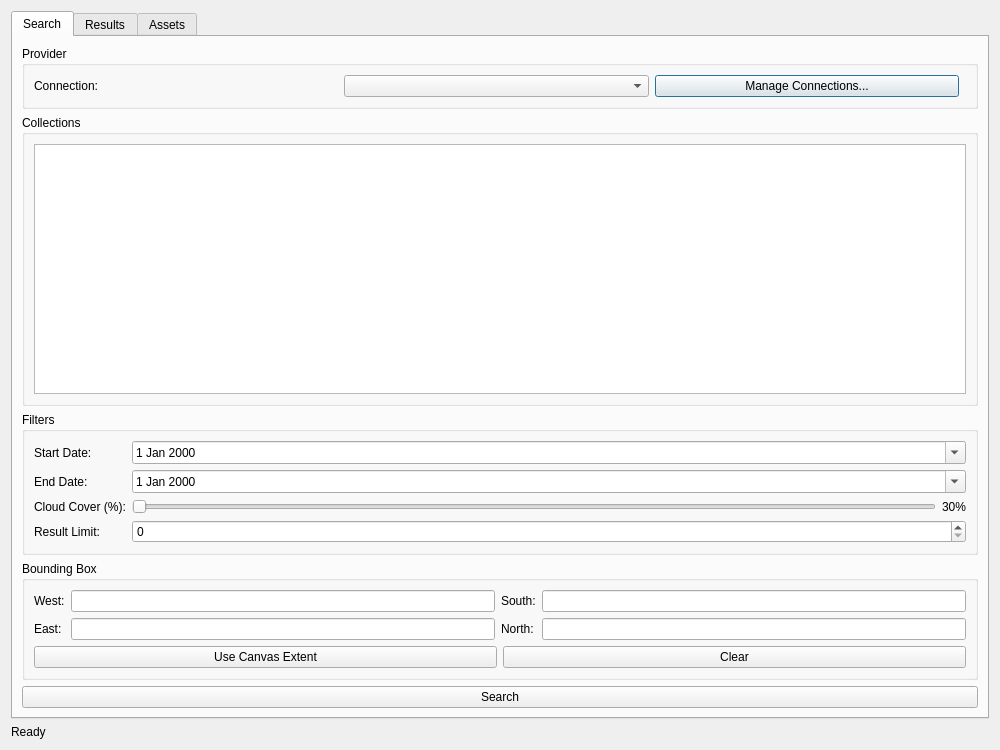
<?xml version="1.0" encoding="UTF-8"?>
<ui version="4.0">
 <class>GeodataBrowserDialogBase</class>
 <widget class="QDialog" name="GeodataBrowserDialogBase">
  <property name="geometry">
   <rect>
    <x>0</x>
    <y>0</y>
    <width>1000</width>
    <height>750</height>
   </rect>
  </property>
  <property name="windowTitle">
   <string>Open Geodata Browser</string>
  </property>
  <layout class="QVBoxLayout" name="verticalLayout">
   <item>
    <widget class="QTabWidget" name="tabWidget">
     <property name="currentIndex">
      <number>0</number>
     </property>
     <widget class="QWidget" name="searchTab">
      <attribute name="title">
       <string>Search</string>
      </attribute>
      <layout class="QVBoxLayout" name="verticalLayout_2">
       <item>
        <widget class="QGroupBox" name="providerGroup">
         <property name="title">
          <string>Provider</string>
         </property>
         <layout class="QHBoxLayout" name="horizontalLayout">
          <item>
           <widget class="QLabel" name="label">
            <property name="text">
             <string>Connection:</string>
            </property>
           </widget>
          </item>
          <item>
           <widget class="QComboBox" name="providerCombo"/>
          </item>
          <item>
           <widget class="QPushButton" name="manageConnectionsButton">
            <property name="text">
             <string>Manage Connections...</string>
            </property>
           </widget>
          </item>
          <item>
           <spacer name="horizontalSpacer">
            <property name="orientation">
             <enum>Qt::Horizontal</enum>
            </property>
           </spacer>
          </item>
         </layout>
        </widget>
       </item>
       <item>
        <widget class="QGroupBox" name="collectionsGroup">
         <property name="title">
          <string>Collections</string>
         </property>
         <layout class="QVBoxLayout" name="verticalLayout_3">
          <item>
           <widget class="QListWidget" name="collectionList">
            <property name="selectionMode">
             <enum>QAbstractItemView::MultiSelection</enum>
            </property>
           </widget>
          </item>
         </layout>
        </widget>
       </item>
       <item>
        <widget class="QGroupBox" name="filtersGroup">
         <property name="title">
          <string>Filters</string>
         </property>
         <layout class="QGridLayout" name="gridLayout">
          <item row="0" column="0">
           <widget class="QLabel" name="label_2">
            <property name="text">
             <string>Start Date:</string>
            </property>
           </widget>
          </item>
          <item row="0" column="1">
           <widget class="QDateEdit" name="startDateEdit">
            <property name="calendarPopup">
             <bool>true</bool>
            </property>
           </widget>
          </item>
          <item row="1" column="0">
           <widget class="QLabel" name="label_3">
            <property name="text">
             <string>End Date:</string>
            </property>
           </widget>
          </item>
          <item row="1" column="1">
           <widget class="QDateEdit" name="endDateEdit">
            <property name="calendarPopup">
             <bool>true</bool>
            </property>
           </widget>
          </item>
          <item row="2" column="0">
           <widget class="QLabel" name="label_4">
            <property name="text">
             <string>Cloud Cover (%):</string>
            </property>
           </widget>
          </item>
          <item row="2" column="1">
           <layout class="QHBoxLayout" name="horizontalLayout_2">
            <item>
             <widget class="QSlider" name="cloudCoverSlider">
              <property name="orientation">
               <enum>Qt::Horizontal</enum>
              </property>
             </widget>
            </item>
            <item>
             <widget class="QLabel" name="cloudCoverLabel">
              <property name="text">
               <string>30%</string>
              </property>
             </widget>
            </item>
           </layout>
          </item>
          <item row="3" column="0">
           <widget class="QLabel" name="label_5">
            <property name="text">
             <string>Result Limit:</string>
            </property>
           </widget>
          </item>
          <item row="3" column="1">
           <widget class="QSpinBox" name="limitSpinBox"/>
          </item>
         </layout>
        </widget>
       </item>
       <item>
        <widget class="QGroupBox" name="bboxGroup">
         <property name="title">
          <string>Bounding Box</string>
         </property>
         <layout class="QGridLayout" name="gridLayout_2">
          <item row="0" column="0">
           <widget class="QLabel" name="label_6">
            <property name="text">
             <string>West:</string>
            </property>
           </widget>
          </item>
          <item row="0" column="1">
           <widget class="QLineEdit" name="bboxWestEdit"/>
          </item>
          <item row="0" column="2">
           <widget class="QLabel" name="label_7">
            <property name="text">
             <string>South:</string>
            </property>
           </widget>
          </item>
          <item row="0" column="3">
           <widget class="QLineEdit" name="bboxSouthEdit"/>
          </item>
          <item row="1" column="0">
           <widget class="QLabel" name="label_8">
            <property name="text">
             <string>East:</string>
            </property>
           </widget>
          </item>
          <item row="1" column="1">
           <widget class="QLineEdit" name="bboxEastEdit"/>
          </item>
          <item row="1" column="2">
           <widget class="QLabel" name="label_9">
            <property name="text">
             <string>North:</string>
            </property>
           </widget>
          </item>
          <item row="1" column="3">
           <widget class="QLineEdit" name="bboxNorthEdit"/>
          </item>
          <item row="2" column="0" colspan="4">
           <layout class="QHBoxLayout" name="horizontalLayout_3">
            <item>
             <widget class="QPushButton" name="useBBoxButton">
              <property name="text">
               <string>Use Canvas Extent</string>
              </property>
             </widget>
            </item>
            <item>
             <widget class="QPushButton" name="clearBBoxButton">
              <property name="text">
               <string>Clear</string>
              </property>
             </widget>
            </item>
           </layout>
          </item>
         </layout>
        </widget>
       </item>
       <item>
        <layout class="QHBoxLayout" name="horizontalLayout_4">
         <item>
          <widget class="QPushButton" name="searchButton">
           <property name="text">
            <string>Search</string>
           </property>
          </widget>
         </item>
        </layout>
       </item>
      </layout>
     </widget>
     <widget class="QWidget" name="resultsTab">
      <attribute name="title">
       <string>Results</string>
      </attribute>
      <layout class="QVBoxLayout" name="verticalLayout_4">
       <item>
        <widget class="QTableWidget" name="resultsTable">
         <property name="selectionBehavior">
          <enum>QAbstractItemView::SelectRows</enum>
         </property>
        </widget>
       </item>
       <item>
        <layout class="QHBoxLayout" name="horizontalLayout_5">
         <item>
          <widget class="QPushButton" name="loadSelectedButton">
           <property name="text">
            <string>Load Selected Item</string>
           </property>
          </widget>
         </item>
         <item>
          <spacer name="horizontalSpacer_2">
           <property name="orientation">
            <enum>Qt::Horizontal</enum>
           </property>
          </spacer>
         </item>
        </layout>
       </item>
      </layout>
     </widget>
     <widget class="QWidget" name="assetsTab">
      <attribute name="title">
       <string>Assets</string>
      </attribute>
      <layout class="QVBoxLayout" name="verticalLayout_5">
       <item>
        <widget class="QLabel" name="itemIdLabel">
         <property name="text">
          <string>Item ID: None</string>
         </property>
         <property name="styleSheet">
          <string notr="true">font-weight: bold;</string>
         </property>
        </widget>
       </item>
       <item>
        <layout class="QHBoxLayout" name="horizontalLayout_6">
         <item>
          <widget class="QLabel" name="label_10">
           <property name="text">
            <string>Filter by Type:</string>
           </property>
          </widget>
         </item>
         <item>
          <widget class="QComboBox" name="fileTypeCombo">
           <item>
            <property name="text">
             <string>All</string>
            </property>
           </item>
           <item>
            <property name="text">
             <string>.tif / .tiff</string>
            </property>
           </item>
           <item>
            <property name="text">
             <string>.jp2</string>
            </property>
           </item>
           <item>
            <property name="text">
             <string>.jpg / .jpeg</string>
            </property>
           </item>
           <item>
            <property name="text">
             <string>.png</string>
            </property>
           </item>
           <item>
            <property name="text">
             <string>.xml</string>
            </property>
           </item>
           <item>
            <property name="text">
             <string>.json</string>
            </property>
           </item>
          </widget>
         </item>
         <item>
          <spacer name="horizontalSpacer_3">
           <property name="orientation">
            <enum>Qt::Horizontal</enum>
           </property>
          </spacer>
         </item>
        </layout>
       </item>
       <item>
        <widget class="QTableWidget" name="assetsTable">
         <property name="selectionBehavior">
          <enum>QAbstractItemView::SelectRows</enum>
         </property>
        </widget>
       </item>
       <item>
        <layout class="QGridLayout" name="gridLayout_3">
         <item row="0" column="0">
          <widget class="QLabel" name="label_11">
           <property name="text">
            <string>Download Path:</string>
           </property>
          </widget>
         </item>
         <item row="0" column="1">
          <widget class="QLineEdit" name="downloadPathEdit"/>
         </item>
         <item row="0" column="2">
          <widget class="QPushButton" name="browseButton">
           <property name="text">
            <string>Browse...</string>
           </property>
          </widget>
         </item>
        </layout>
       </item>
       <item>
        <layout class="QHBoxLayout" name="horizontalLayout_7">
         <item>
          <widget class="QPushButton" name="loadAssetButton">
           <property name="text">
            <string>Load to QGIS</string>
           </property>
          </widget>
         </item>
         <item>
          <widget class="QPushButton" name="downloadButton">
           <property name="text">
            <string>Download</string>
           </property>
          </widget>
         </item>
         <item>
          <widget class="QPushButton" name="downloadStructuredButton">
           <property name="text">
            <string>Download with Structure</string>
           </property>
          </widget>
         </item>
         <item>
          <spacer name="horizontalSpacer_4">
           <property name="orientation">
            <enum>Qt::Horizontal</enum>
           </property>
          </spacer>
         </item>
        </layout>
       </item>
      </layout>
     </widget>
    </widget>
   </item>
   <item>
    <widget class="QLabel" name="statusLabel">
     <property name="text">
      <string>Ready</string>
     </property>
    </widget>
   </item>
  </layout>
 </widget>
 <resources/>
 <connections/>
</ui>
